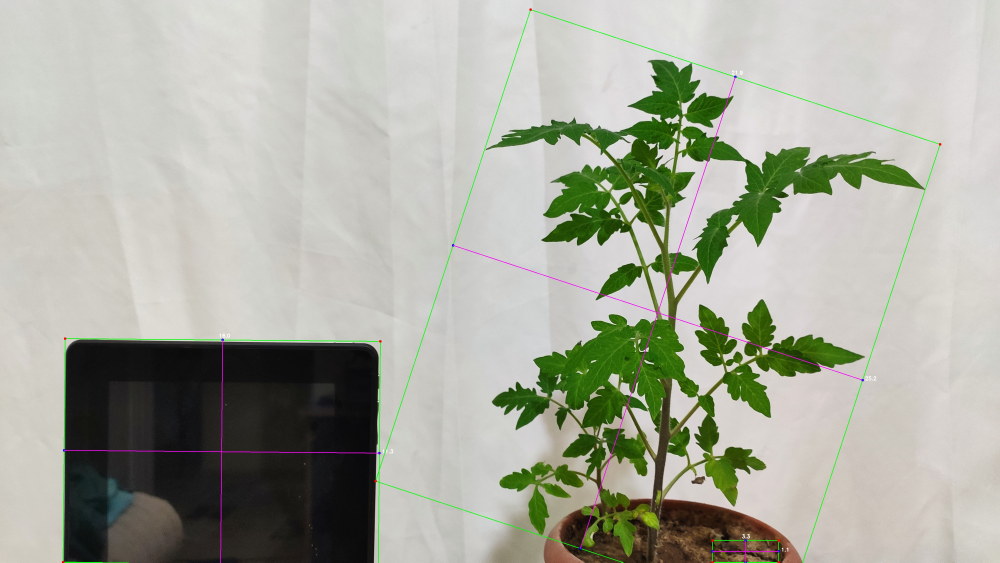
#> input picture bitki-takip/image_new.jpg, 4000 x 2250 px, given in place of 192.168.43.150:8080, which was not available (shown at 1/4 size)
$ python a4_main.py
#> lines starting #> are read from the running program, lines starting #| are printed output that depends on the picture; after the words box and inside, x2 and y2 are one past the last pixel; in counts of white or black regions, pixels touching at a corner belong together; pictures that were not available may be replaced by others from this repository, and a replacement may not be noted
#> further down, img is the input picture: shape (2250, 4000, 3); mean B, G, R 159.3, 171.6, 169.1
### bitki-takip/a4_utils.py
import cv2
import numpy as np


def getContours(img, cThr=[100, 100], showCanny=False, minArea=1000, filter=0, draw=False):
#> called with showCanny = False, minArea = 50000, filter = 4, draw = False
    imgGray = cv2.cvtColor(img, cv2.COLOR_BGR2GRAY)
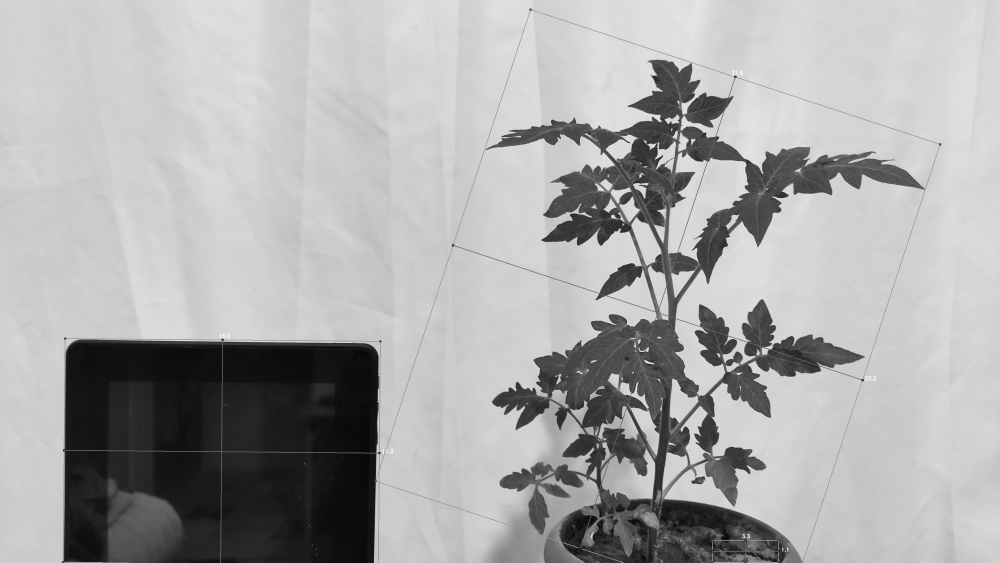
#> imgGray: shape (2250, 4000) (shown at 1/4 size); min 0, max 255, mean 169.5
    imgBlur = cv2.GaussianBlur(imgGray, (5, 5), 1)
    imgCanny = cv2.Canny(imgBlur, cThr[0], cThr[1])
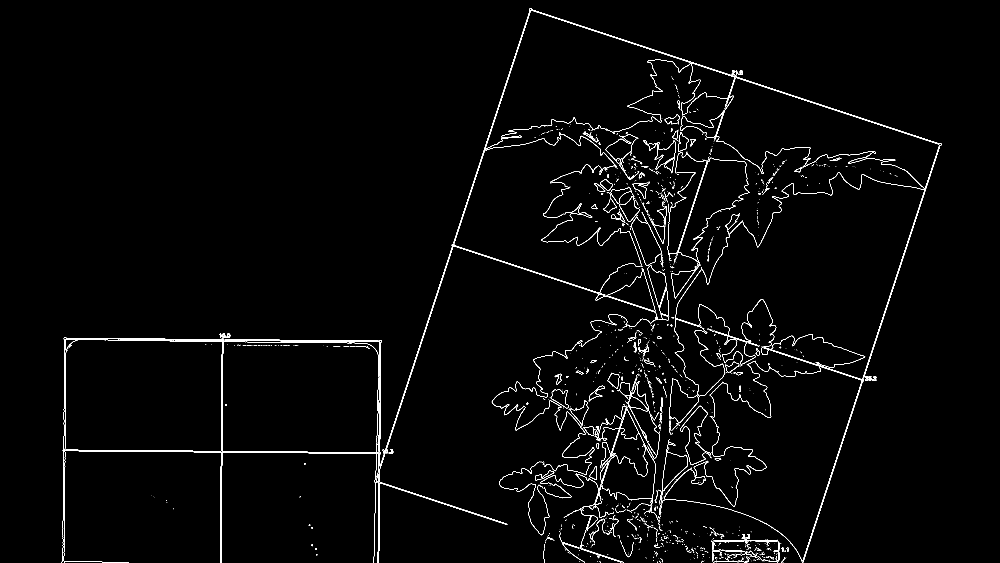
#> imgCanny: shape (2250, 4000) (shown at 1/4 size); 0.96% white in thin lines or dots, all inside (x1, y1, x2, y2) = (247, 33, 3766, 2250)
    kernel = np.ones((5, 5))
    imgDial = cv2.dilate(imgCanny, kernel, iterations=3)
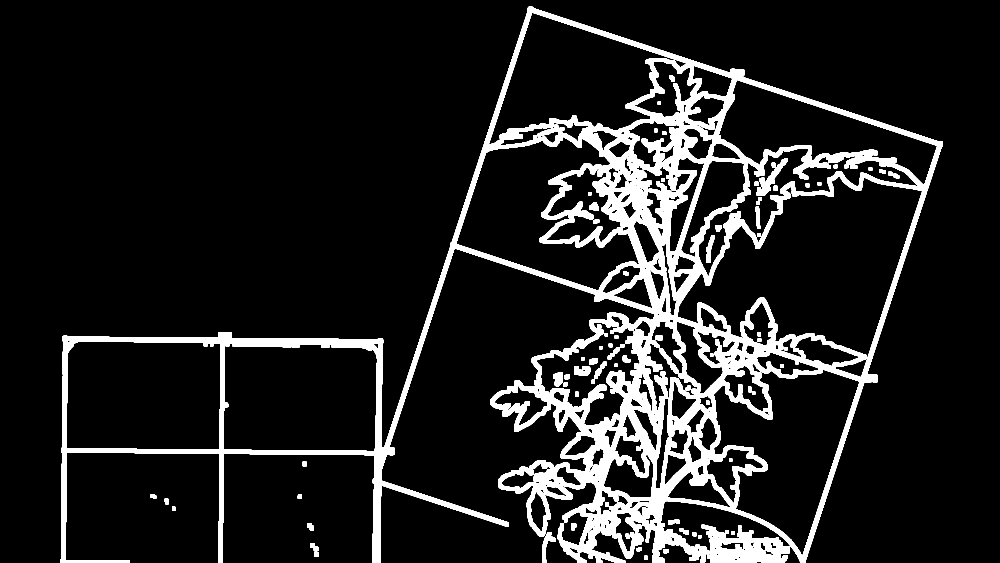
#> imgDial: shape (2250, 4000) (shown at 1/4 size); 11.2% white; 88 white regions, largest, box (x1, y1, x2, y2) and area: (241, 27, 3772, 2250) 933361, (2806, 2099, 3160, 2250) 30133, (3026, 633, 3152, 784) 5482
    imgThre = cv2.erode(imgDial, kernel, iterations=2)
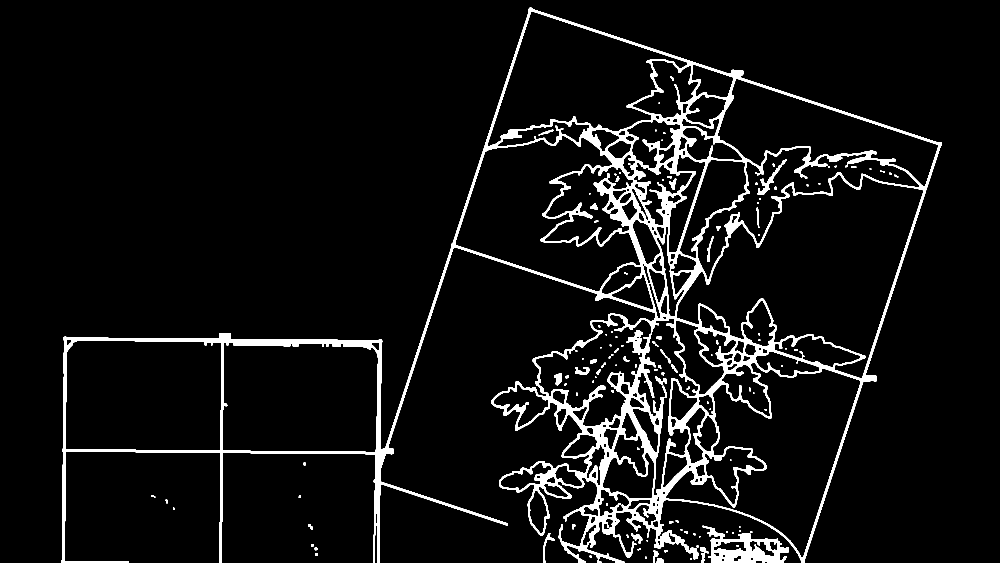
#> imgThre: shape (2250, 4000) (shown at 1/4 size); 5.8% white; 129 white regions
    if showCanny:
        cv2.imshow("Canny", imgThre)
    contours, hiearchy = cv2.findContours(
        imgThre, cv2.RETR_EXTERNAL, cv2.CHAIN_APPROX_SIMPLE)
#> contours = 37 contours, 3 with area under 20; largest, box (x1, y1, x2, y2) and area: (245, 31, 3768, 2250) 3221260, (2810, 2103, 3156, 2250) 27786, (2172, 2132, 2220, 2250) 840, (2800, 2189, 2835, 2250) 694, (2525, 2134, 2570, 2173) 690; hiearchy = 37 rows, first 6: [1, -1, -1, -1], [2, 0, -1, -1], [3, 1, -1, -1], [4, 2, -1, -1], [5, 3, -1, -1], [6, 4, -1, -1]
    finalCountours = []
    for i in contours:
        area = cv2.contourArea(i)
        if area > minArea:
            peri = cv2.arcLength(i, True)
            approx = cv2.approxPolyDP(i, 0.02*peri, True)
            bbox = cv2.boundingRect(approx)
            if filter > 0:
                if len(approx) == filter:
                    finalCountours.append([len(approx), area, approx, bbox, i])
            else:
                finalCountours.append([len(approx), area, approx, bbox, i])
#> this loop made 37 passes
#> (area, peri, bbox) on pass 37: (3221259.5, 24769.8, (245, 31, 3523, 2219))
#> area on passes 2 to 7: 370.5, 40, 39, 63, 410, 72.5
#> after the loop, finalCountours = []
    finalCountours = sorted(finalCountours, key=lambda x: x[1], reverse=True)
    if draw:
        for con in finalCountours:
            cv2.drawContours(img, con[4], -1, (0, 0, 255), 3)
    return img, finalCountours


# [22 lines left out: functions reorder, warpImg, not called in this run]


def findDis(pts1, pts2):
    return ((pts2[0]-pts1[0])**2 + (pts2[1]-pts1[1])**2)**0.5

### bitki-takip/a4_main.py
import cv2
import a4_utils

###################################
webcam = True
path = "image.jpg"
cap = cv2.VideoCapture("http://192.168.43.150:8080")
cap.set(10, 160)
cap.set(3, 1920)
cap.set(4, 1080)
scale = 2
wP = 2231 * scale
hP = 3999 * scale
###################################

while True:
    if webcam:
        success, img = cap.read()
    else:
        img = cv2.imread(path)

    imgContours, conts = a4_utils.getContours(img, minArea=50000, filter=4)
#> conts = []
    if len(conts) != 0:
        biggest = conts[0][2]
        # print(biggest)
        imgWarp = a4_utils.warpImg(img, biggest, wP, hP)
        imgContours2, conts2 = a4_utils.getContours(imgWarp,
                                                    minArea=2000, filter=4,
                                                    cThr=[50, 50], draw=False)
        if len(conts) != 0:
            for obj in conts2:
                cv2.polylines(imgContours2, [obj[2]], True, (0, 255, 0), 2)
                nPoints = a4_utils.reorder(obj[2])
                nW = round(
                    (a4_utils.findDis(nPoints[0][0]//scale, nPoints[1][0]//scale)/10), 1)
                nH = round(
                    (a4_utils.findDis(nPoints[0][0]//scale, nPoints[2][0]//scale)/10), 1)
                cv2.arrowedLine(imgContours2, (nPoints[0][0][0], nPoints[0][0][1]), (nPoints[1][0][0], nPoints[1][0][1]),
                                (255, 0, 255), 3, 8, 0, 0.05)
                cv2.arrowedLine(imgContours2, (nPoints[0][0][0], nPoints[0][0][1]), (nPoints[2][0][0], nPoints[2][0][1]),
                                (255, 0, 255), 3, 8, 0, 0.05)
                x, y, w, h = obj[3]
                cv2.putText(imgContours2, "{}cm".format(nW), (x + 30, y - 10), cv2.FONT_HERSHEY_COMPLEX_SMALL, 1.5,
                            (255, 0, 255), 2)
                cv2.putText(imgContours2, "{}cm".format(nH), (x - 70, y + h // 2), cv2.FONT_HERSHEY_COMPLEX_SMALL, 1.5,
                            (255, 0, 255), 2)
        cv2.imshow("A4", imgContours2)

    img = cv2.resize(img, (0, 0), None, 0.5, 0.5)
#> img: shape (1125, 2000, 3)
    cv2.namedWindow("Original", cv2.WINDOW_KEEPRATIO)
    cv2.imshow("Original", img)
    cv2.waitKey(0)

$ run again, on bitki-takip/imagenew.jpg
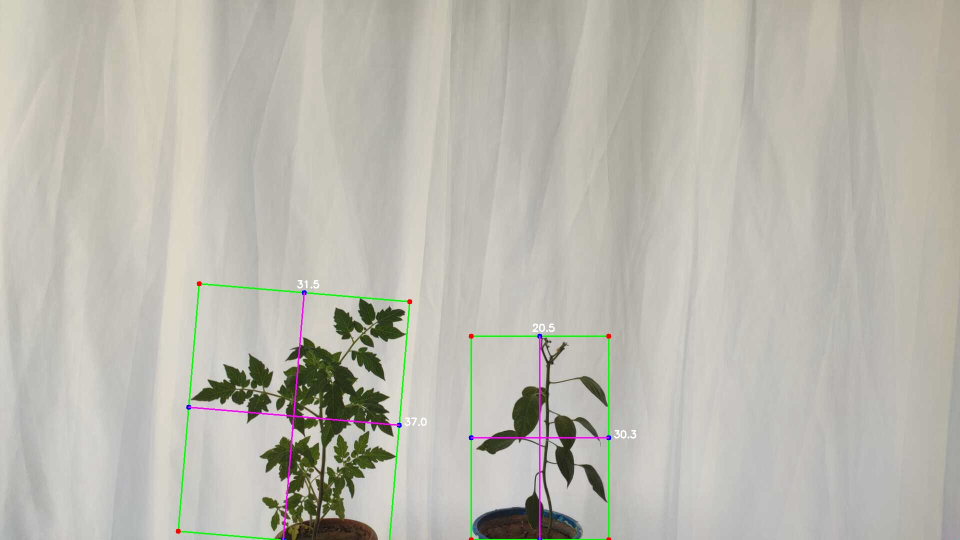
#> input picture bitki-takip/imagenew.jpg, 1920 x 1080 px, given in place of 192.168.43.150:8080, which was not available (shown at 1/2 size)
#> img is the input picture: shape (1080, 1920, 3); mean B, G, R 174.9, 184.2, 186
#> in getContours, `imgCanny = cv2.Canny(imgBlur, cThr[0], cThr[1])`:
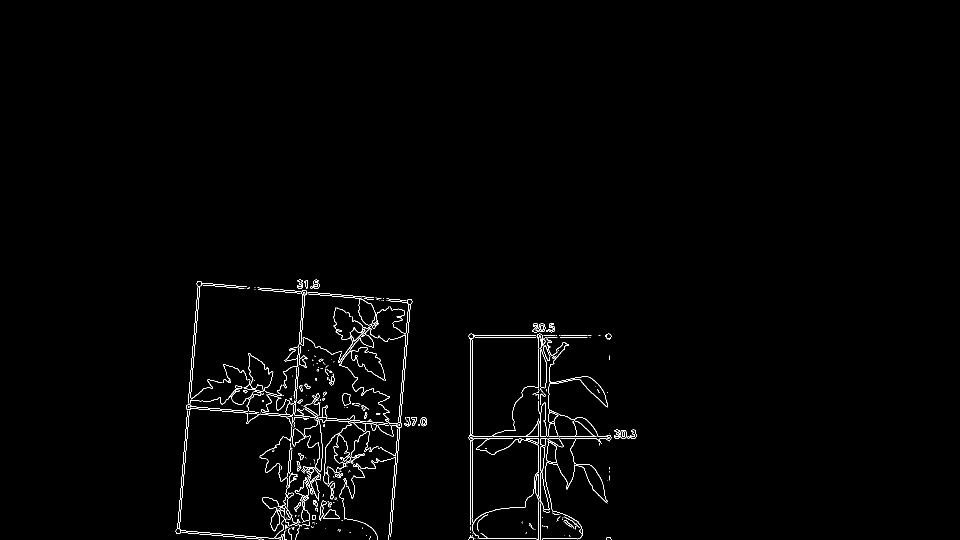
#> imgCanny: shape (1080, 1920) (shown at 1/2 size); 1% white in thin lines or dots, all inside (x1, y1, x2, y2) = (351, 559, 1273, 1080)
#> imgDial: shape (1080, 1920); 9.1% white; 8 white regions, largest, box (x1, y1, x2, y2) and area: (345, 553, 860, 1080) 126151, (931, 640, 1279, 1080) 59802, (1191, 661, 1229, 686) 738
#> imgThre: shape (1080, 1920); 5.7% white; 10 white regions
#> contours = 8 contours, 1 with area under 20; largest, box (x1, y1, x2, y2) and area: (349, 557, 856, 1080) 202436, (935, 644, 1275, 1080) 86815, (1195, 665, 1225, 682) 258, (1210, 1072, 1225, 1080) 89, (673, 1056, 684, 1065) 67, (1217, 709, 1222, 722) 48, (697, 1062, 704, 1068) 28; hiearchy = [[1, -1, -1, -1], [2, 0, -1, -1], [3, 1, -1, -1], [4, 2, -1, -1], [5, 3, -1, -1], [6, 4, -1, -1], [7, 5, -1, -1], [-1, 6, -1, -1]]
#> the loop in getContours, `for i in contours:` made 8 passes
#> (area, peri, bbox) on passes 7 to 8: (86815, 2563.5, (935, 666, 339, 414)), (202436.5, 2663.6, (350, 561, 476, 519))
#> after the loop in getContours, `for i in contours:`: finalCountours = []
#> `img = cv2.resize(img, (0, 0), None, 0.5, 0.5)`:
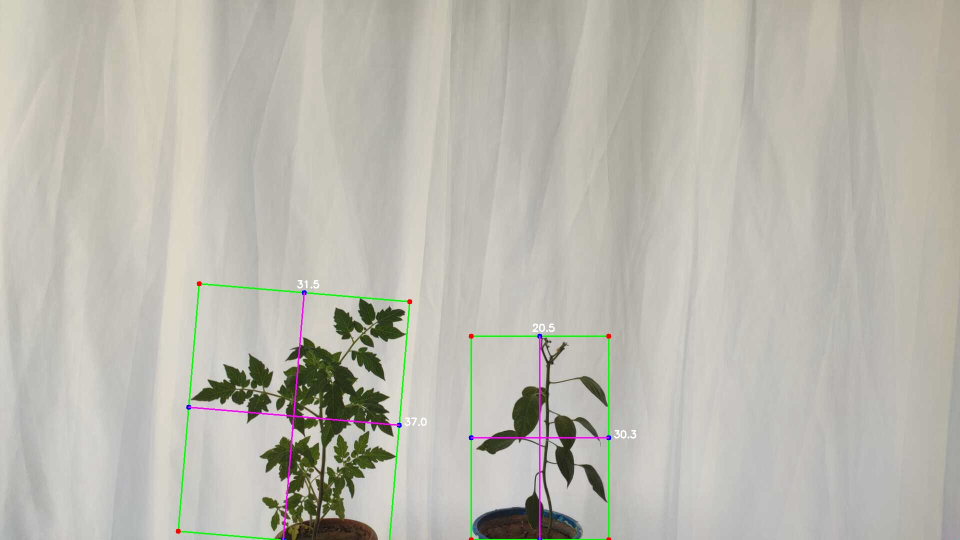
#> img: shape (540, 960, 3); mean B, G, R 175, 184.3, 186.2
